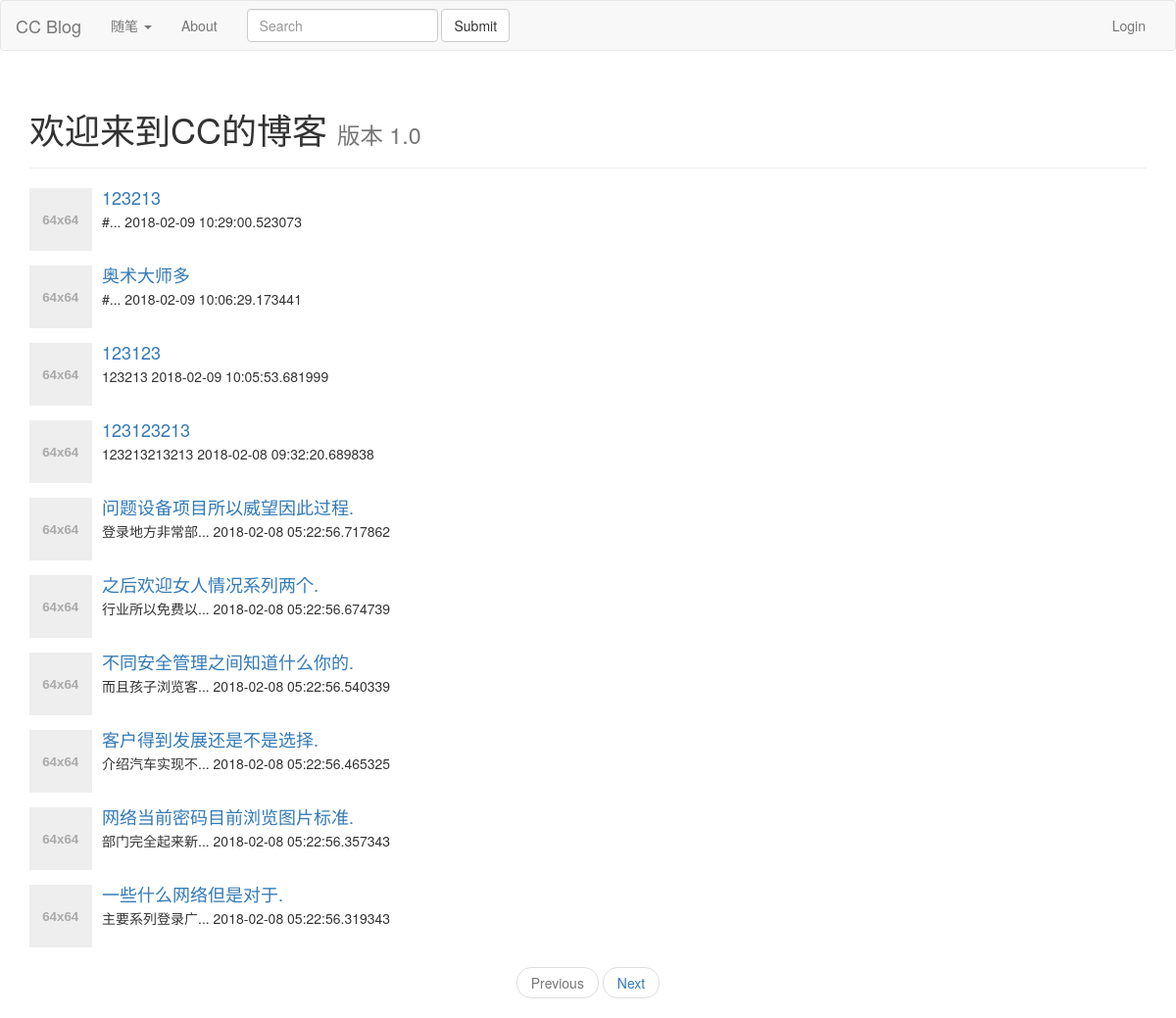
Page /?topic_id=1 on the committed database.
### app/models/topic.py (models this page shows, shortened)
class Topic(Base):
    __tablename__ = 'topic'
    id = Column(Integer, primary_key=True)
    name = Column(String(24), unique=True, index=True, nullable=False)
    description = Column(String(255), default='')

### app/models/post.py (models this page shows, shortened)
class Post(Base):
    __tablename__ = 'post'
    id = Column(Integer, primary_key=True)
    title = Column(String(64), nullable=False)
    content = Column(Text)
    user_id = Column(Integer, ForeignKey('user.id'), nullable=False)
    user = relationship('User', backref='posts', uselist=False)
    topic_id = Column(Integer, ForeignKey('topic.id'), nullable=False)
    topic = relationship('Topic', backref='posts', uselist=False)
    content_html = Column(Text)

### app/views/main.py (the view)
@main.route('/')
def index():
    page = request.args.get('page', 1, type=int)
    topic_id = request.args.get('topic_id', 0, type=int)
    if topic_id:
        pagination = Post.query.order_by(
            Post.created_at.desc()).filter_by(topic_id=topic_id).paginate(
                page, per_page=10, error_out=False)
    else:
        pagination = Post.query.order_by(Post.created_at.desc()).paginate(page, per_page=10, error_out=False)
    posts = pagination.items
    return render_template('index.html', posts=posts, pagination=pagination, topic_id=topic_id)

### app/__init__.py (called while the page is built)
def register_context_processors(app):
    @app.context_processor
    def topics():
        from .models import Topic
        topics = Topic.query.all()
        return dict(topics=topics)

### app/templates/index.html (shortened to what this page needs)
{% extends 'layout.html' %}
{% block page_content %}
<div class="page-header">
    <h1>欢迎来到CC的博客
        <small>版本 1.0</small>
    </h1>
</div>
<div>
    {% for post in posts %}
    <div class="media">
        <div class="media-left">
            <a href="#">
                <img class="media-object" alt="...">
            </a>
        </div>
        <div class="media-body">
            <h4 class="media-heading">
                <a href="{{url_for('post.post_view', id=post.id)}}">
                     {{post.title}}
                </a>
            </h4>
            {{post.content | truncate(10)}}
            {{post.created_at}}
        </div>
    </div>
    {% endfor %}
</div>
<div>
    <nav aria-label="...">
        <ul class="pager">
            <li class="{% if not pagination.has_prev %}disabled{% endif %}">
                <a href="{{url_for('.index', page=pagination.prev_num, topic_id=request.args.get('topic_id'))}}">Previous</a>
            </li>
            <li class="{% if not pagination.has_next %}disabled{% endif %}">
                <a href="{{url_for('.index', page=pagination.next_num, topic_id=request.args.get('topic_id'))}}">Next</a>
            </li>
        </ul>
    </nav>
</div>
{% endblock %}

### app/templates/layout.html (shortened to what this page needs)
{% extends "bootstrap/base.html" %}
{% block navbar %}
<nav class="navbar navbar-default">
    <div class="container-fluid">
        <div class="navbar-header">
            <a class="navbar-brand" href="/">{{ config.SITE_NAME }}</a>
        </div>
        <div class="collapse navbar-collapse" id="bs-example-navbar-collapse-1">
            <ul class="nav navbar-nav">
                <li class="dropdown">
                    <a href="#" class="dropdown-toggle" data-toggle="dropdown" role="button" aria-haspopup="true" aria-expanded="false">
                         {% for t in topics %}
                            {% if t.id == request.args.get('topic_id') | int%}
                                {{t.name}}
                            {% endif %}
                         {% endfor %}
                        <span class="caret"></span>
                    </a>
                </li>
                <li>
                    <a href="{{url_for('main.about_me')}}">About</a>
                </li>
            </ul>
            <form class="navbar-form navbar-left" method="get" action="{{url_for('post.post_search')}}">
                <div class="form-group">
                    <input type="text" class="form-control" placeholder="Search" id="kw" name='kw'>
                </div>
                <button type="submit" class="btn btn-default">Submit</button>
            </form>
            <ul class="nav navbar-nav navbar-right">
                {% if current_user.is_authenticated %}
                <li class="dropdown">
                    <a href="#" class="dropdown-toggle" data-toggle="dropdown" role="button" aria-haspopup="true" aria-expanded="false">
                        {{current_user.username}}
                        <span class="caret"></span>
                    </a>
                    <ul class="dropdown-menu">
                        <li>
                            <a href="{{url_for('post.post_new')}}">写文章</a>
                        </li>
                        <li>
                            <a href="{{url_for('admin.index')}}">后台管理</a>
                        </li>
                        <li role="separator" class="divider"></li>
                        <li>
                            <a href="{{url_for('auth.logout')}}">Logout</a>
                        </li>
                    </ul>
                </li>
                {% else %}
                <li>
                    <a href="{{url_for('auth.login')}}">Login</a>
                </li>
                {% endif %}
            </ul>
        </div>
    </div>
</nav>
{% endblock %}
{% block content %}
<div class="container">
     {% block page_content %}{% endblock %}
</div>
{% endblock %}

### rows in the picture
Topic: name "随笔"
Post: title "123213", content "#...", created_at "2018-02-09 10:29:00.523073"
Post: title "奥术大师多", content "#...", created_at "2018-02-09 10:06:29.173441"
Post: title "123123", content "123213", created_at "2018-02-09 10:05:53.681999"
Post: title "123123213", content "123213213213", created_at "2018-02-08 09:32:20.689838"
Post: title "问题设备项目所以威望因此过程.", content "登录地方非常部...", created_at "2018-02-08 05:22:56.717862"
Post: title "之后欢迎女人情况系列两个.", content "行业所以免费以...", created_at "2018-02-08 05:22:56.674739"
Post: title "不同安全管理之间知道什么你的.", content "而且孩子浏览客...", created_at "2018-02-08 05:22:56.540339"
Post: title "客户得到发展还是不是选择.", content "介绍汽车实现不...", created_at "2018-02-08 05:22:56.465325"
Post: title "网络当前密码目前浏览图片标准.", content "部门完全起来新...", created_at "2018-02-08 05:22:56.357343"
Post: title "一些什么网络但是对于.", content "主要系列登录广...", created_at "2018-02-08 05:22:56.319343"

### other values in the picture
{{ config.SITE_NAME }} "CC Blog"
